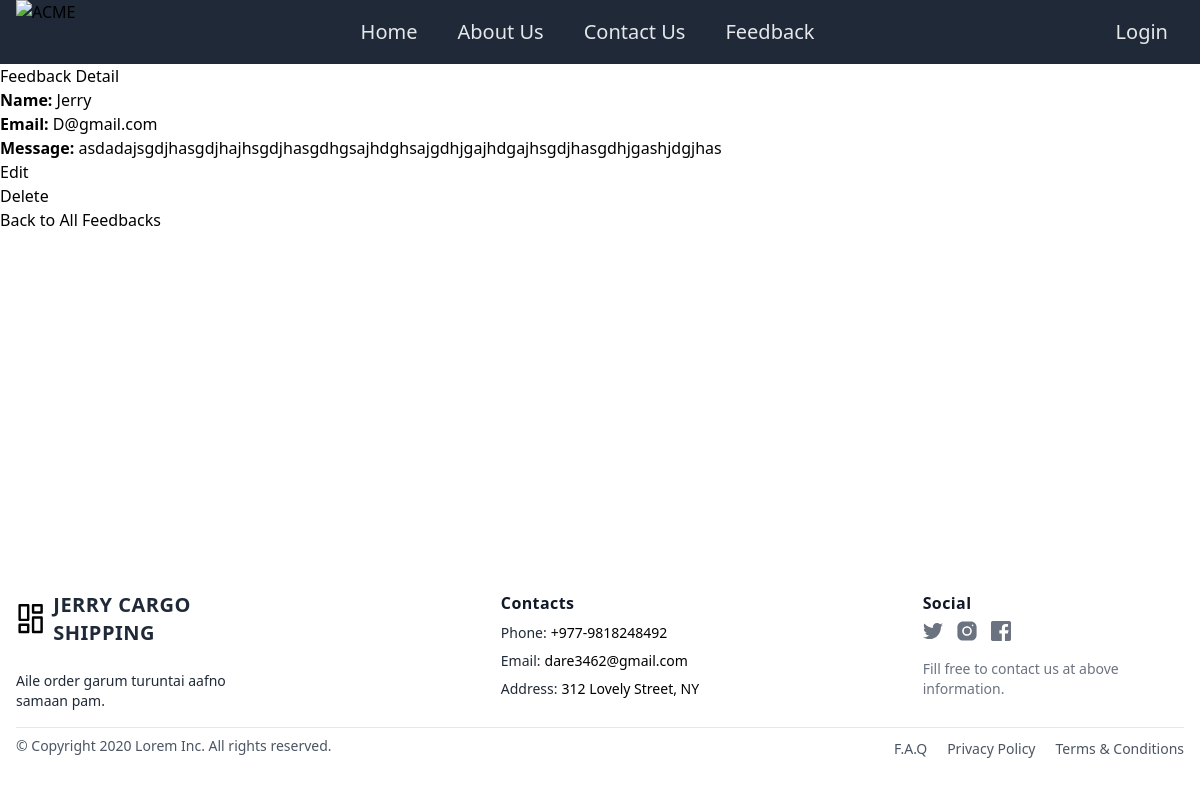
/1/, run on the app's committed database.
### shipping/models.py (models this page shows, shortened)
class Feedback(models.Model):
    name = models.CharField(max_length=100)
    email = models.EmailField()
    subject = models.TextField()
    message = models.TextField()
    created_at = models.DateTimeField(auto_now_add=True)

### shipping/views.py (the view)
# urls.py: path('<int:pk>/', shippingview.feedback_detail, name='feedback_detail'),
def feedback_detail(request, pk):
    feedback = get_object_or_404(Feedback, pk=pk)
    return render(request, 'shipping/feedback_detail.html', {'feedback': feedback})

### shipping/templates/shipping/feedback_detail.html (shortened to what this page needs)
{% extends 'shipping/base.html' %}
{% block bodycontent %}
<h1>Feedback Detail</h1>
    <p><strong>Name:</strong> {{ feedback.name }}</p>
    <p><strong>Email:</strong> {{ feedback.email }}</p>
    <p><strong>Message:</strong> {{ feedback.message }}</p>
    <a href="{% url 'feedback_update' feedback.pk %}">Edit</a>
    <form action="{% url 'feedback_delete' feedback.pk %}" method="post">
        <button type="submit">Delete</button>
    </form>
    <a href="{% url 'feedback_list' %}">Back to All Feedbacks</a>
{% endblock bodycontent %}

### data on the page
Feedback: name "Jerry", email "D@gmail.com", message "asdadajsgdjhasgdjhajhsgdjhasgdhgsajhdghsajgdhjgajhdgajhsgdjhasgdhjgashjdgjhas"
